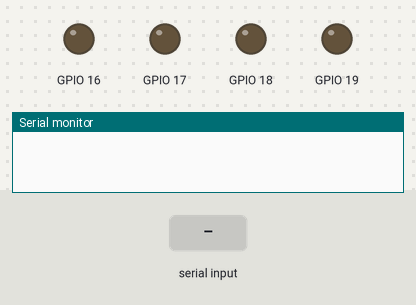
Bench run of a sketch on a simulated ESP32. Parts: output pins drawn as LEDs (lit = HIGH), the last lines printed to the serial monitor. The inputs (shaded band) are chosen by the test bench. Nothing arrives over Bluetooth unless stated.

Above: at 1.2 s.
1.3 s: "P1 get1P1 get2" received over the second serial link
At 3.3 s:
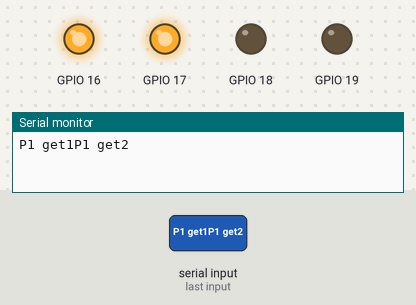
4.2 s: "P2 get1" received over the second serial link
At 6.4 s:
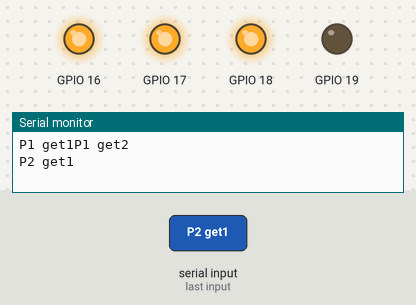
6.7 s: "P2 get1P2 get2" received over the second serial link
At 8.6 s:
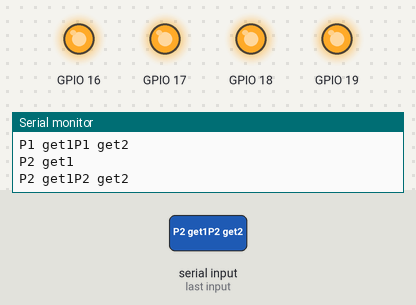
9.6 s: "P1 get1P1 get2" received over the second serial link
At 10.8 s:
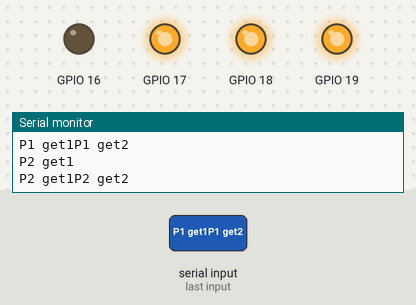
12.5 s: "P2 get1P2 get2" received over the second serial link
At 13.7 s:
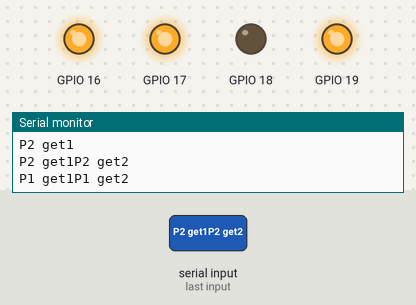
Timing chart, 0 to 15.5 s (numbered marks = the images above; inputs shaded):
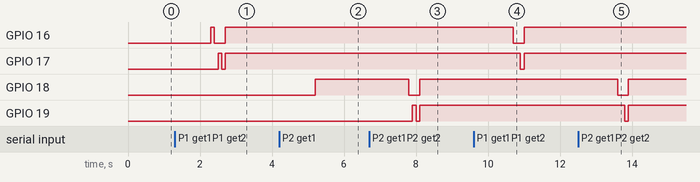

The sketch:

nov30_HW2.ino
```cpp
#include <BluetoothSerial.h>
BluetoothSerial BT;
void setup() {
  // put your setup code here, to run once:
  Serial.begin(115200);
  BT.begin("Rong007");//請改名
  pinMode(16,OUTPUT);
  pinMode(17,OUTPUT);
  pinMode(18,OUTPUT);
  pinMode(19,OUTPUT);
}

void loop() {
  // put your main code here, to run repeatedly:
  while (BT.available()) {
    //讀取藍芽資料
    String BTdata=BT.readString();
    if(BTdata=="P1 get1"){
      digitalWrite(16,HIGH);
      }
    if(BTdata=="P1 get1P1 get2"){
      digitalWrite(16,HIGH);
      delay(100);
      digitalWrite(16,LOW);
      delay(100);
      digitalWrite(17,HIGH);
      delay(100);
      digitalWrite(17,LOW);
      delay(100);
      digitalWrite(16,HIGH);
      digitalWrite(17,HIGH);
    }
     if(BTdata=="P2 get1"){
      digitalWrite(18,HIGH);
      }
      if(BTdata=="P2 get1P2 get2"){
      digitalWrite(18,HIGH);
      delay(100);
      digitalWrite(18,LOW);
      delay(100);
      digitalWrite(19,HIGH);
      delay(100);
      digitalWrite(19,LOW);
      delay(100);
      digitalWrite(18,HIGH);
      digitalWrite(19,HIGH);
      }
      if(BTdata=="dark"){
      digitalWrite(16,LOW);
      digitalWrite(17,LOW);
      digitalWrite(18,LOW);
      digitalWrite(19,LOW);
      }
    //顯示在序列視窗
    Serial.println(BTdata);
  }
  delay(1);
}
```

Measured:
- after the input at 1.3 s, GPIO 16: LOW → HIGH after 1.0 s, → LOW 0.10 s later, → HIGH 0.30 s later; GPIO 17: LOW → HIGH after 1.2 s, → LOW 0.10 s later, → HIGH 0.10 s later
- after the input at 4.2 s, GPIO 18: LOW → HIGH after 1.0 s
- after the input at 6.7 s, GPIO 18: HIGH → LOW after 1.1 s, → HIGH 0.30 s later; GPIO 19: LOW → HIGH after 1.2 s, → LOW 0.10 s later, → HIGH 0.10 s later
- after the input at 9.6 s, GPIO 16: HIGH → LOW after 1.1 s, → HIGH 0.30 s later; GPIO 17: HIGH → LOW after 1.3 s, → HIGH 0.10 s later
- after the input at 12.5 s, GPIO 18: HIGH → LOW after 1.1 s, → HIGH 0.30 s later; GPIO 19: HIGH → LOW after 1.3 s, → HIGH 0.10 s later
